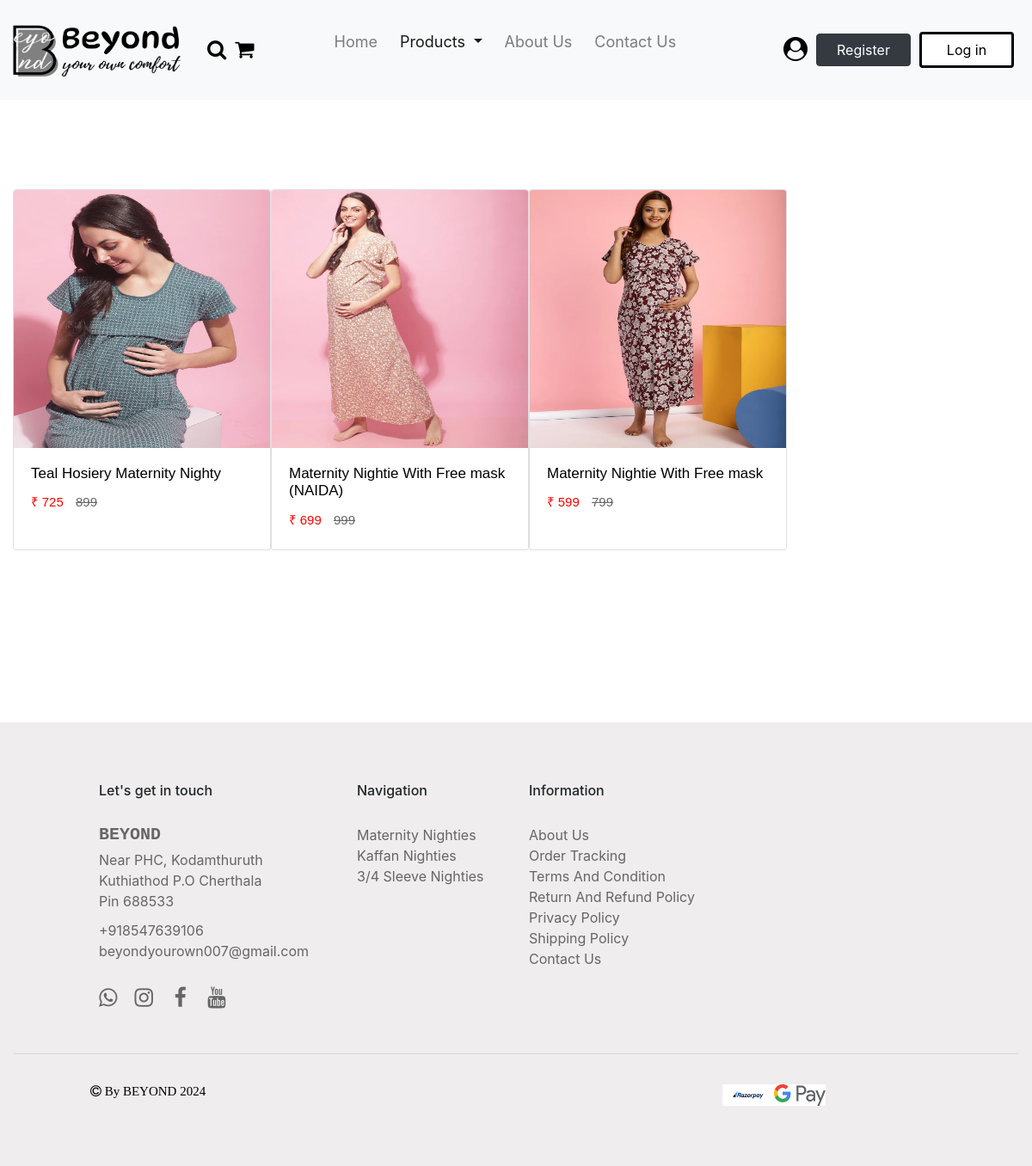
Page /product/maternity/ on the committed database.
### products/models.py (models this page shows, shortened)
class Product(BaseModel):
    product_name = models.CharField(max_length = 100)
    slug = models.SlugField(unique = True, null = True, blank = True)
    category = models.ForeignKey(Category, on_delete = models.CASCADE, related_name = "products")
    price = models.IntegerField()
    dummy_price = models.TextField(max_length = 10, null = True)
    product_description = models.TextField(max_length = 500)
    color = models.CharField(max_length = 100, null = True)
    size_variant = models.ManyToManyField(SizeVariant, blank = True)

class ProductImage(BaseModel):
    product = models.ForeignKey(Product,  on_delete = models.CASCADE, related_name = "product_images")
    image = models.ImageField(upload_to="product")

### products/views.py (the view)
# urls.py: path('maternity/', maternity, name = 'maternity'),
def maternity(request):
    category_name = 'Maternity Nighties'
    category = Category.objects.get(category_name = category_name)
    products = Product.objects.filter(category = category)
    return render(request, 'product/maternity.html', {'category_name': category_name , 'products': products})

### templates/product/maternity.html (shortened to what this page needs)
{% load static %}
<!DOCTYPE html>
<html lang="en">
<head>
    <link rel="stylesheet" href="https://cdn.jsdelivr.net/npm/bootstrap@4.6.2/dist/css/bootstrap.min.css">
    <link rel="stylesheet" href="https://cdnjs.cloudflare.com/ajax/libs/font-awesome/4.7.0/css/font-awesome.min.css">
</head>
<body>
    <nav class="navbar navbar-expand-lg navbar-light fixed-top bg-light">
        <a class="navbar-brand" href="{% url 'index' %}"><img src="{% static 'images/logo.png' %}" class="logo"></a>
        <a href="#"><span class="fa fa-search"></span></a>
        <a href="#"><span class="fa fa-shopping-cart"></span></a>
        <div class="collapse navbar-collapse" id="navbarSupportedContent">
          <ul class="navbar-nav mr-auto">
            <li class="nav-item">
              <a class="nav-link js-scroll-trigger" href="{% url 'index' %}">Home <span class="sr-only">(current)</span></a>
            </li>
            <li class="nav-item dropdown active">
              <a class="nav-link dropdown-toggle" href="#" role="button" data-toggle="dropdown" aria-expanded="false">
                Products
              </a>
            </li>
            <li class="nav-item">
                <a class="nav-link js-scroll-trigger" href="#">About Us</a>
            </li>
            <li class="nav-item">
                <a class="nav-link js-scroll-trigger" href="#">Contact Us</a>
            </li>
          </ul>
          <form class="form-inline my-2 my-lg-0">
            <a href="" class="account-link js-scroll-trigger"><span class="fa fa-user-circle"></span></a>
            <a class="btn btn-dark js-scroll-trigger" href="{% url 'signup' %}">Register</a>
            <a class="btn btn-outline-dark js-scroll-trigger" href="{% url 'login' %}">Log in</a>
          </form>
        </div>
    </nav>
    <div class="container-fluid" id="container">
        <div class="row">
            {% for i in products %}
            <div class="col-xs-3 col-lg-3">
                <div class="card">
                    <div class="grid-image">
                        <a href="{% url 'get_products' i.slug %}"><img src="/media/{{i.product_images.first.image}}" class="card-img-top" alt="..."></a>
                    </div>
                    <div class="card-body">
                        <a href="{% url 'get_products' i.slug %}" class="link"><h5 class="card-title">{{i.product_name}}</h5></a>
                        <p class="card-price">₹ {{i.price}} <strike class="dummy-price">{{i.dummy_price}}</strike></p>
                    </div>
                </div>
            </div>
            {% endfor %}
        </div>
    </div>
    <div class="container-fluid" id="footer">
        <div class="row">
            <div class="col-xs-1 col-lg-1"></div>
            <div class="col-xs-3 col-lg-3">
                <h6 class="footer-heading">Let's get in touch</h6>
                <h5 class="footer-logo">BEYOND</h5>
                <p class="footer-description"> Near PHC, Kodamthuruth<br>Kuthiathod P.O Cherthala<br>Pin 688533</p>
                <a href="" class="footer-navigation">+918547639106</a><br>
                <a href="" class="footer-navigation">beyondyourown007@gmail.com</a><br>
                <a href="" class="footer-navigation"><span class="fa fa-whatsapp"></span></a><a href=""><span class="fa fa-instagram"></span></a> <a href=""><span class="fa fa-facebook"></span></a> <a href=""><span class="fa fa-youtube"></span></a>
            </div>
            <div class="col-xs-2 col-lg-2">
                <h6 class="footer-heading">Navigation</h6>
                <a href="" class="footer-navigation">Maternity Nighties</a><br>
                <a href="" class="footer-navigation">Kaffan Nighties</a><br>
                <a href="" class="footer-navigation">3/4 Sleeve Nighties</a><br>
            </div>
            <div class="col-xs-3 col-lg-3">
                <h6 class="footer-heading">Information</h6>
                <a href="" class="footer-navigation">About Us</a><br>
                <a href="" class="footer-navigation">Order Tracking</a><br>
                <a href="" class="footer-navigation">Terms And Condition</a><br>
                <a href="" class="footer-navigation">Return And Refund Policy</a><br>
                <a href="" class="footer-navigation">Privacy Policy</a><br>
                <a href="" class="footer-navigation">Shipping Policy</a><br>
                <a href="" class="footer-navigation">Contact Us</a><br>
            </div>
            <div class="col-xs-2 col-lg-2"></div>
            <div class="col-xs-1 col-lg-1"></div>
            <div class="col-xs-12 col-lg-12">
                <hr>
            </div>
            <div class="col-xs-6 col-lg-6">
                <span class="fa fa-copyright"> By BEYOND 2024</span>
            </div>
            <div class="col-xs-6 col-lg-6">
                <img src="{% static 'images/footer_icons.png' %}" class="footer-icon" alt="">
            </div>
        </div>
    </div>
</body>
</html>

### templates/product/maternity.html (style rules this page uses)
.logo { width: 220px; height: 70px; margin-left: 20px; margin-right: -10px; margin-top: 10px; margin-bottom: 10px; }
.navbar-brand { font-size: 38px; font-weight: bolder; font-family:'Courier New', Courier, monospace; margin-right: 5px; margin-left: -30px; }
.fa-shopping-cart { color: black; margin-left: 10px; margin-right: 10px; font-size: 24px; }
.fa-search { color: black; margin-left: 20px; font-size: 24px; }
.navbar-nav { margin-left: 70px; margin-bottom: 20px; }
.nav-item { margin-left: 5px; margin-right: 5px; font-size: 18px; }
.account-link { color: black !important; text-decoration: none !important; margin-left: 10px; margin-right: 10px; }
.fa-user-circle { font-size: 28px; }
.btn-dark { margin-right: 10px; width: 110px; }
.btn-outline-dark { width: 110px; margin-right: 5px; }
.btn-outline-dark { background-color: white !important; color: black !important; border: solid black; }
#container { margin-top: 170px; margin-bottom: 150px; }
.card { width: 300px !important; height: 420px; margin-left: auto; margin-right: auto; display: block; margin-top: 50px !important; margin-bottom: 50px !important; }
.card-img-top { height: 300px; }
.link { color:black !important; text-decoration: none !important; }
.card-title { font-size: 17px; font-family: Verdana, Geneva, Tahoma, sans-serif; }
.card-price { font-size: 15px; font-family: Verdana, Geneva, Tahoma, sans-serif; color: red; }
.dummy-price { color:#666666; margin-left: 10px; }
.grid-image { height: 300px; overflow: hidden; }
.grid-image .card-img-top { transition: transform .5s ease; }
#footer { background-color: #efeded; padding-bottom: 50px; }
.footer-heading { margin-top: 70px; margin-bottom: 30px; }
.footer-logo { color: #666666; font-family: 'Courier New', Courier, monospace; font-weight: bolder; margin-bottom: 5px; }
.footer-description { color: #666666; margin-bottom: 10px; }
.footer-navigation { color: #666666; text-decoration: none !important; }
.fa-whatsapp { color: #666666; padding-top: 30px !important; font-size: 25px; margin-right: 10px; }
.fa-instagram { color: #666666; padding-top: 30px !important; font-size: 25px; margin-left: 10px; margin-right: 10px; }
.fa-facebook { color: #666666; padding-top: 30px !important; font-size: 25px; margin-left: 10px; margin-right: 10px; }
.fa-youtube { color: #666666; padding-top: 30px !important; font-size: 25px; margin-left: 10px; margin-right: 10px; }
hr { margin-top: 50px; margin-bottom: 30px; }
.fa-copyright { font-size: 15px; font-weight: light !important; color: black; margin-left: 90px; margin-bottom: 20px !important; }
.footer-icon { width: 120px; height: 25px; margin-left: auto; margin-right: auto; display: block; margin-top: 5px !important; margin-bottom: 20px; }

### rows in the picture
Product: product_images.first.image (picture), product_name "Teal Hosiery Maternity Nighty", price "725", dummy_price "899"
Product: product_images.first.image (picture), product_name "Maternity Nightie With Free mask (NAIDA)", price "699", dummy_price "999"
Product: product_images.first.image (picture), product_name "Maternity Nightie With Free mask", price "599", dummy_price "799"
